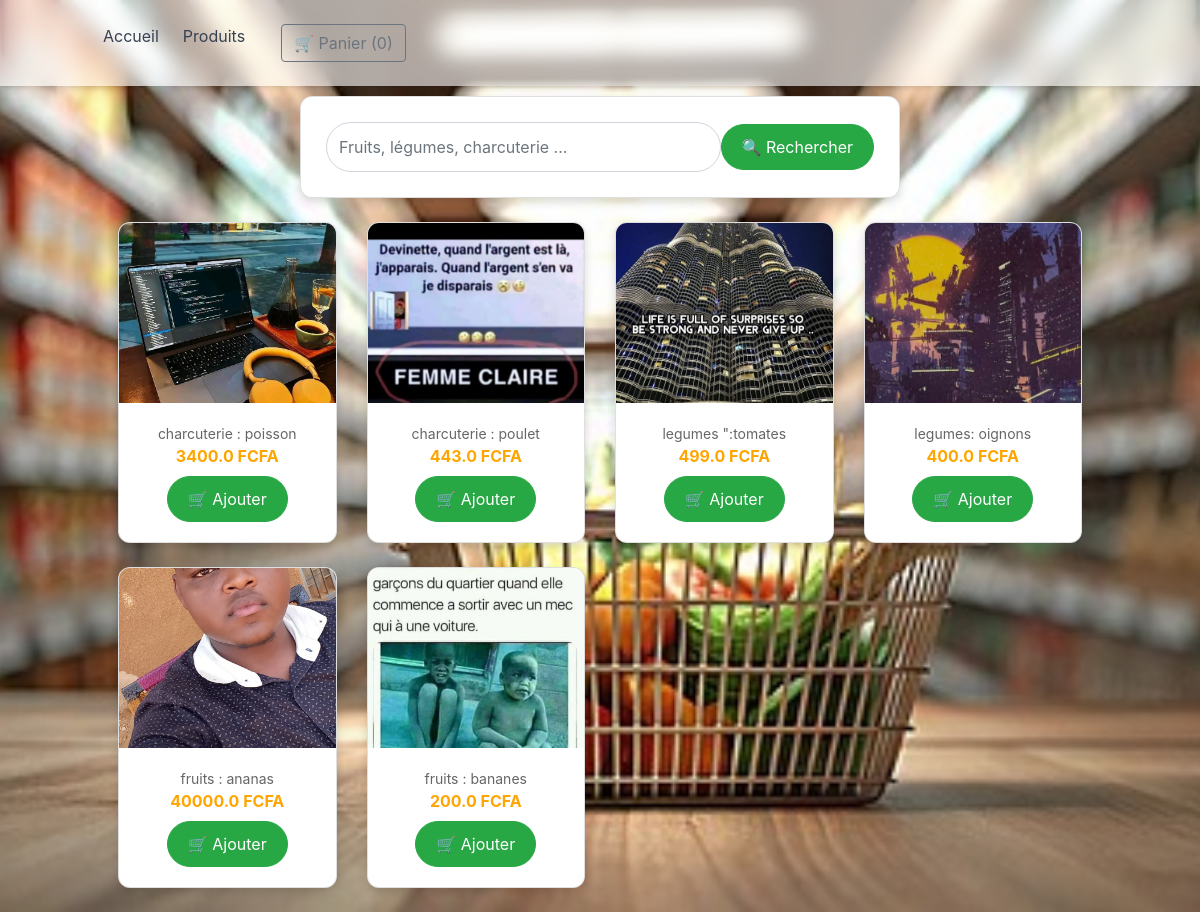
Page /boutique on the committed database.
### boutique/models.py (models this page shows, shortened)
class Product(models.Model):
     title = models.CharField(max_length=200)
     price = models.FloatField()
     description = models.CharField(max_length=200)
     categorie = models.ForeignKey(Category, related_name='categorie',on_delete=models.CASCADE)
     image = models.ImageField(upload_to='images/')
     date_added = models.DateTimeField(auto_now=True)
     class Meta:
         ordering =['-date_added']
     def get_image_url(self):
          if self.image:
               return self.image.url
          return None

### boutique/views.py (the view)
# urls.py: path('',index , name='homeB'),
def index(request):
    Product_object = Product.objects.all()
    item_name= request.GET.get('item-name')
    if item_name !='' and item_name is not None:
        Product_object = Product.objects.filter(title__icontains=item_name)
        Product_object = Product.objects.filter(description__icontains=item_name)
    return render (request,'shop/index.html' , {'Product_object' : Product_object})

### boutique/templates/shop/index.html (shortened to what this page needs)
{% load static %}
<!DOCTYPE html>
<html lang="fr">
<head>
    <link rel="stylesheet" href="https://cdn.jsdelivr.net/npm/bootstrap@4.0.0/dist/css/bootstrap.min.css">
    <script src="https://cdn.tailwindcss.com"></script>
</head>
<body>
    <nav class="navbar w-full p-4 shadow-md fixed top-0 left-0">
        <div class="container mx-auto flex justify-between items-center">
            <ul class="flex space-x-6">
                <li><a class="text-gray-700 hover:text-orange-600" href="{% url 'home' %}">Accueil</a></li>
                <li><a class="text-gray-700 hover:text-orange-600" href="boutique">Produits</a></li>
                <li>
                    <button id="panier" type="button" class="btn btn-outline-secondary ms-3"
                    data-html="true" data-container="body" data-toggle="popover" data-placement="bottom"
                    data-content="Votre panier est vide.">
                    🛒 Panier (0)
                    </button>
                </li>
            </ul>
        </div>
    </nav>
    <div class="container mt-5 pt-5">
        <div class="row">
            <div class="col-md-12">
                <div class="content">
<div class="container">
    <div class="row">
        <div class="col-md-12">
            <form class="search-container card card-sm">
                <div class="card-body row no-gutters align-items-center">
                    <div class="col">
                        <input type="search" placeholder="Fruits, légumes, charcuterie ..." name="item-name"
                            class="form-control form-control-borderless">
                    </div>
                    <div class="col-auto">
                        <button type="submit" class="btn btn-success">🔍 Rechercher</button>
                    </div>
                </div>
            </form>
        </div>
    </div>
    <div class="row mt-4">
        {% for product in Product_object %}
        <div class="col-6 col-md-3 col-sm-6 mb-4">
            <div class="card">
                <img src="{{ product.get_image_url }}" alt="" class="card-img-top">
                <div class="card-body">
                    <div id="aa{{ product.id }}" class="card-description">{{ product.description }}</div>
                    <div id="price{{ product.id }}" class="card-text" style="color: orange;">{{ product.price }} FCFA</div>
                    <button id="{{ product.id }}" class="btn btn-success mt-2">🛒 Ajouter</button>
                </div>
            </div>
        </div>
        {% endfor %}
    </div>
</div>
                </div>
            </div>
        </div>
    </div>
</body>
</html>

### rows in the picture
Product: get_image_url (picture), description "charcuterie : poisson", price "3400.0"
Product: get_image_url (picture), description "charcuterie : poulet", price "443.0"
Product: get_image_url (picture), description "legumes \":tomates", price "499.0"
Product: get_image_url (picture), description "legumes: oignons", price "400.0"
Product: get_image_url (picture), description "fruits : ananas", price "40000.0"
Product: get_image_url (picture), description "fruits : bananes", price "200.0"
